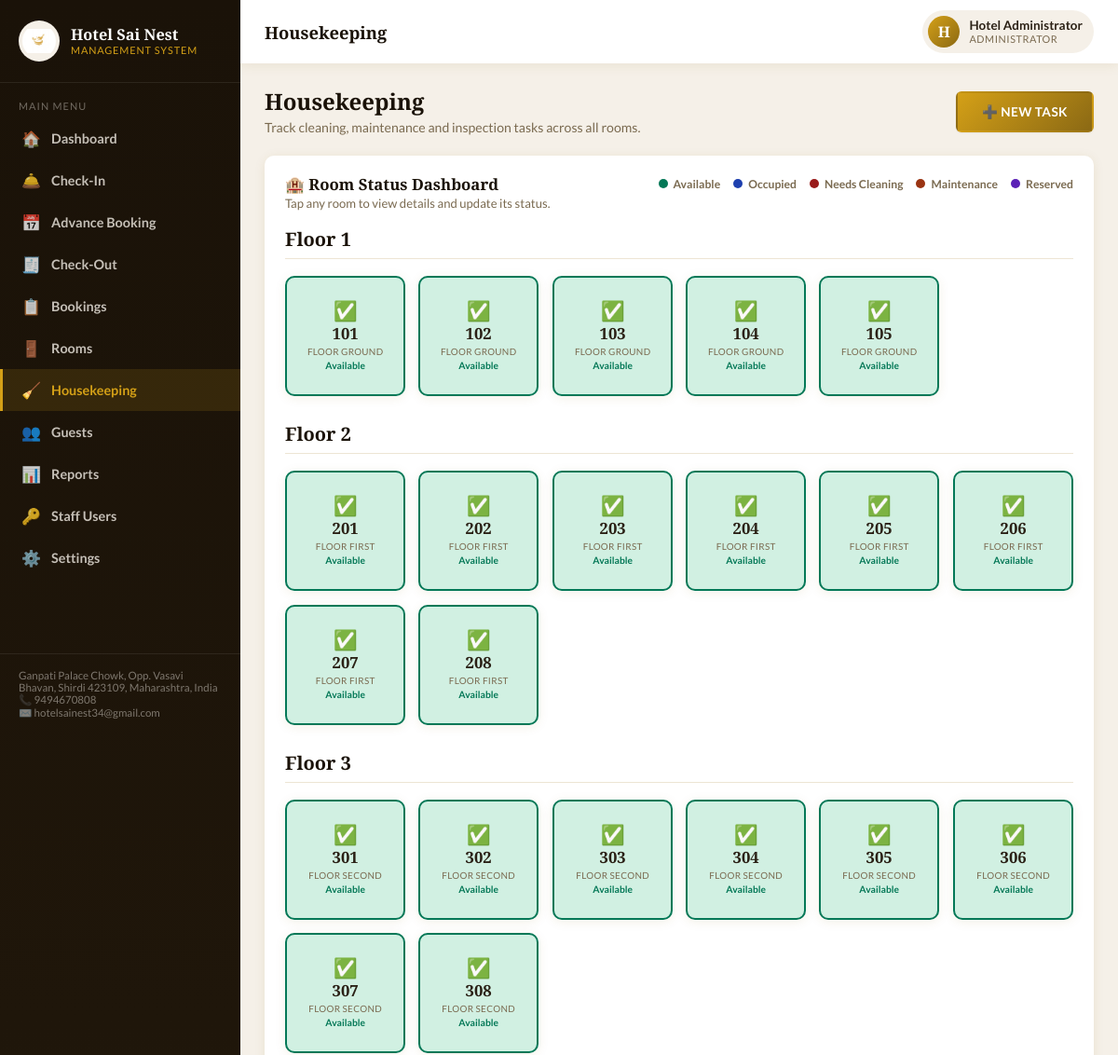
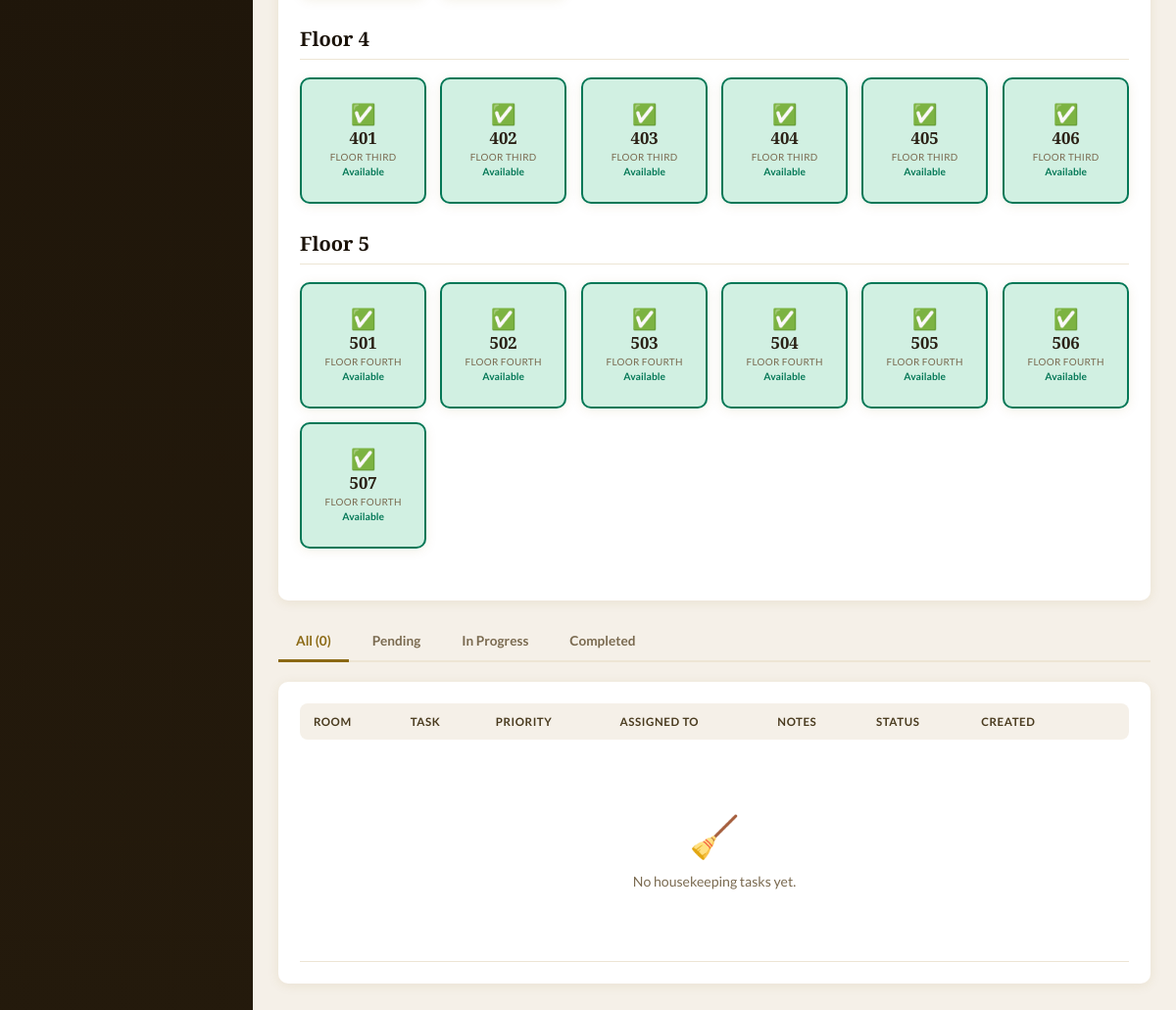
The app's page /housekeeping.php (signed in) with its own data (2 pictures, top to bottom).
### tables this page shows
CREATE TABLE IF NOT EXISTS `users` (
  `id` INT UNSIGNED NOT NULL AUTO_INCREMENT,
  `full_name` VARCHAR(120) NOT NULL,
  `username` VARCHAR(60) NOT NULL,
  `password_hash` VARCHAR(255) NOT NULL,
  `role` ENUM('admin','manager','frontdesk','housekeeping') NOT NULL DEFAULT 'frontdesk',
  `phone` VARCHAR(20) DEFAULT NULL,
  `status` ENUM('active','disabled') NOT NULL DEFAULT 'active',
  `last_login` DATETIME DEFAULT NULL,
  `created_at` DATETIME NOT NULL DEFAULT CURRENT_TIMESTAMP,
  PRIMARY KEY (`id`),
  UNIQUE KEY `uq_username` (`username`)
);

CREATE TABLE IF NOT EXISTS `rooms` (
  `id` INT UNSIGNED NOT NULL AUTO_INCREMENT,
  `room_number` VARCHAR(20) NOT NULL,
  `room_type_id` INT UNSIGNED NOT NULL,
  `floor` VARCHAR(20) DEFAULT NULL,
  `status` ENUM('available','occupied','dirty','maintenance','reserved') NOT NULL DEFAULT 'available',
  `notes` VARCHAR(255) DEFAULT NULL,
  `created_at` DATETIME NOT NULL DEFAULT CURRENT_TIMESTAMP,
  PRIMARY KEY (`id`),
  UNIQUE KEY `uq_room_number` (`room_number`),
  KEY `fk_room_type` (`room_type_id`),
  CONSTRAINT `fk_room_type` FOREIGN KEY (`room_type_id`) REFERENCES `room_types` (`id`)
);

### includes/db.php (called while the page is built, shortened)
<?php
function db(): PDO {
    static $pdo = null;
    if ($pdo === null) {
        try {
            $dsn = 'mysql:host=' . DB_HOST . ';dbname=' . DB_NAME . ';charset=' . DB_CHARSET;
            $pdo = new PDO($dsn, DB_USER, DB_PASS, [
                PDO::ATTR_ERRMODE            => PDO::ERRMODE_EXCEPTION,
                PDO::ATTR_DEFAULT_FETCH_MODE => PDO::FETCH_ASSOC,
                PDO::ATTR_EMULATE_PREPARES   => false,
            ]);
            $pdo->exec("SET time_zone = '+05:30'");
        } catch (PDOException $e) {
            if (APP_DEBUG) {
                die('Database connection failed: ' . $e->getMessage() .
                    '<br><br>Please check the credentials in <code>config/config.php</code> ' .
                    'and make sure you have imported <code>database.sql</code>.');
            }
            die('Database connection failed. Please contact the site administrator.');
        }
    }
    return $pdo;
}

### includes/functions.php (called while the page is built, shortened)
<?php
require_once __DIR__ . '/db.php';
function getSetting(string $key, string $default = ''): string {
    static $cache = null;
    if ($cache === null) {
        $cache = [];
        try {
            $stmt = db()->query("SELECT setting_key, setting_value FROM settings");
            foreach ($stmt->fetchAll() as $row) {
                $cache[$row['setting_key']] = $row['setting_value'];
            }
        } catch (PDOException $e) {
            $cache = [];
        }
    }
    return $cache[$key] ?? $default;
}
function e(?string $str): string {
    return htmlspecialchars($str ?? '', ENT_QUOTES, 'UTF-8');
}
function groupAndSortRooms(array $rooms): array {
    $grouped = [];
    foreach ($rooms as $room) {
        $roomNumber = $room['room_number'];
        $num = (int)preg_replace('/[^0-9]/', '', $roomNumber);
        $floor = $num >= 100 ? (int)($num / 100) : 1;
        $grouped[$floor][] = $room;
    }
    ksort($grouped);
    foreach ($grouped as $floor => &$floorRooms) {
        usort($floorRooms, function($a, $b) {
            $numA = (int)preg_replace('/[^0-9]/', '', $a['room_number']);
            $numB = (int)preg_replace('/[^0-9]/', '', $b['room_number']);
            return $numA <=> $numB;
        });
    }
    return $grouped;
}
    ?>
    <?php
function roleLabel(string $role): string {
    $map = [
        'admin'        => 'Administrator',
        'manager'      => 'Manager',
        'frontdesk'    => 'Front Desk',
        'housekeeping' => 'Housekeeping',
    ];
    return $map[$role] ?? ucfirst($role);
}

### includes/auth.php (called while the page is built, shortened)
<?php
require_once __DIR__ . '/functions.php';
function currentUser(): ?array {
    static $user = null;
    if ($user === null) {
        $stmt = db()->prepare("SELECT * FROM users WHERE id = :id LIMIT 1");
        $stmt->execute(['id' => $_SESSION['user_id']]);
        $user = $stmt->fetch() ?: null;
    }
    return $user;
}

### housekeeping.php (the view, shortened to what this page needs)
<?php
require_once __DIR__ . '/includes/auth.php';
$pageTitle = 'Housekeeping';
$activeNav = 'housekeeping';
$tasks = db()->query("
  SELECT h.*, r.room_number, u.full_name AS assigned_name
  FROM housekeeping_tasks h
  JOIN rooms r ON r.id = h.room_id
  LEFT JOIN users u ON u.id = h.assigned_to
  ORDER BY FIELD(h.status,'pending','in_progress','completed'), h.priority='urgent' DESC, h.created_at DESC
")->fetchAll();
$roomBoard = db()->query("
  SELECT r.id, r.room_number, r.floor, r.status, rt.name AS type_name,
         b.id AS booking_id, b.expected_checkout_date, b.checkin_datetime,
         g.full_name AS guest_name,
         (SELECT COUNT(*) FROM housekeeping_tasks ht WHERE ht.room_id = r.id AND ht.status != 'completed') AS open_tasks
  FROM rooms r
  JOIN room_types rt ON rt.id = r.room_type_id
  LEFT JOIN bookings b ON b.room_id = r.id AND b.status = 'checked_in'
  LEFT JOIN guests g ON g.id = b.primary_guest_id
  ORDER BY r.floor, r.room_number
")->fetchAll();
$roomStatusMeta = [
    'available'   => ['label' => 'Available',      'icon' => '✅', 'class' => 'st-available'],
    'occupied'    => ['label' => 'Occupied',        'icon' => '🛏️', 'class' => 'st-occupied'],
    'dirty'       => ['label' => 'Needs Cleaning',  'icon' => '🧹', 'class' => 'st-dirty'],
    'maintenance' => ['label' => 'Maintenance',     'icon' => '🔧', 'class' => 'st-maintenance'],
    'reserved'    => ['label' => 'Reserved',        'icon' => '📌', 'class' => 'st-reserved'],
];
require __DIR__ . '/includes/layout_top.php';
?>
<div class="page-header">
  <div>
    <h2>Housekeeping</h2>
    <div class="desc">Track cleaning, maintenance and inspection tasks across all rooms.</div>
  </div>
  <div class="page-actions">
    <button class="btn btn-gold" onclick="document.getElementById('taskModal').classList.add('open')">➕ New Task</button>
  </div>
</div>
<div class="card hk-board-card">
  <div class="card-head hk-board-head">
    <h3>🏨 Room Status Dashboard</h3>
    <div class="hk-legend">
      <span class="hk-legend-item"><i class="hk-dot st-available"></i> Available</span>
      <span class="hk-legend-item"><i class="hk-dot st-occupied"></i> Occupied</span>
      <span class="hk-legend-item"><i class="hk-dot st-dirty"></i> Needs Cleaning</span>
      <span class="hk-legend-item"><i class="hk-dot st-maintenance"></i> Maintenance</span>
      <span class="hk-legend-item"><i class="hk-dot st-reserved"></i> Reserved</span>
    </div>
  </div>
  <div class="hk-board-sub">Tap any room to view details and update its status.</div>
  <div class="hk-room-dashboard" id="hkRoomDashboard">
    <?php if (!$roomBoard): ?>
      <div class="empty-state"><div class="empty-icon">🚪</div>No rooms set up yet.</div>
    <?php else: ?>
      <?php
      $groupedRoomBoard = groupAndSortRooms($roomBoard);
      $boxIndex = 0;
      foreach ($groupedRoomBoard as $floor => $floorRooms):
      ?>
        <div class="floor-section">
          <div class="floor-header">
            <h3 class="floor-title">Floor <?= $floor ?></h3>
          </div>
          <div class="hk-room-grid floor-room-grid">
            <?php foreach ($floorRooms as $rb):
              $meta = $roomStatusMeta[$rb['status']] ?? $roomStatusMeta['available'];
            ?>
              <div class="hk-room-box <?= $meta['class'] ?>"
                   id="hkRoom-<?= $rb['id'] ?>"
                   style="--i:<?= $boxIndex++ ?>"
                   data-room-id="<?= $rb['id'] ?>"
                   data-room-number="<?= e($rb['room_number']) ?>"
                   data-status="<?= e($rb['status']) ?>"
                   data-type="<?= e($rb['type_name']) ?>"
                   data-floor="<?= e($rb['floor'] ?? '') ?>"
                   data-guest="<?= e($rb['guest_name'] ?? '') ?>"
                   data-checkout="<?= e($rb['expected_checkout_date'] ?? '') ?>"
                   data-open-tasks="<?= (int) $rb['open_tasks'] ?>"
                   onclick="hkOpenRoomModal(this)">
                <div class="hk-room-icon"><?= $meta['icon'] ?></div>
                <div class="hk-room-number"><?= e($rb['room_number']) ?></div>
                <div class="hk-room-floor"><?= e($rb['floor'] ? 'Floor ' . $rb['floor'] : $rb['type_name']) ?></div>
                <div class="hk-room-status-label"><?= e($meta['label']) ?></div>
              </div>
            <?php endforeach; ?>
          </div>
        </div>
      <?php endforeach; ?>
    <?php endif; ?>
  </div>
</div>
<div class="tabs no-print">
  <button class="tab-btn active" data-filter="all">All (<?= count($tasks) ?>)</button>
  <button class="tab-btn" data-filter="pending">Pending</button>
  <button class="tab-btn" data-filter="in_progress">In Progress</button>
  <button class="tab-btn" data-filter="completed">Completed</button>
</div>
<div class="card">
  <div class="table-wrap">
    <table class="data-table" id="taskTable">
      <thead><tr><th>Room</th><th>Task</th><th>Priority</th><th>Assigned To</th><th>Notes</th><th>Status</th><th>Created</th><th></th></tr></thead>
      <tbody>
      <?php if (!$tasks): ?>
        <tr><td colspan="8"><div class="empty-state"><div class="empty-icon">🧹</div>No housekeeping tasks yet.</div></td></tr>
      <?php endif; ?>
      </tbody>
    </table>
  </div>
</div>
<?php require __DIR__ . '/includes/layout_bottom.php'; ?>

### includes/layout_top.php (shortened to what this page needs)
<?php
$user = currentUser();
$hotelName = getSetting('hotel_name', 'Hotel Sai Nest');
$pageTitle = $pageTitle ?? 'Dashboard';
$activeNav = $activeNav ?? '';
$navItems = [
  'dashboard'    => ['icon' => '🏠', 'label' => 'Dashboard',    'href' => 'dashboard.php',    'roles' => ['admin','manager','frontdesk','housekeeping']],
  'checkin'      => ['icon' => '🛎️', 'label' => 'Check-In',     'href' => 'checkin.php',      'roles' => ['admin','manager','frontdesk']],
  'advance_booking' => ['icon' => '📅', 'label' => 'Advance Booking', 'href' => 'advance_booking.php', 'roles' => ['admin','manager','frontdesk']],
  'checkout'     => ['icon' => '🧾', 'label' => 'Check-Out',    'href' => 'checkout.php',     'roles' => ['admin','manager','frontdesk']],
  'bookings'     => ['icon' => '📋', 'label' => 'Bookings',     'href' => 'bookings.php',     'roles' => ['admin','manager','frontdesk']],
  'rooms'        => ['icon' => '🚪', 'label' => 'Rooms',        'href' => 'rooms.php',        'roles' => ['admin','manager','frontdesk','housekeeping']],
  'housekeeping' => ['icon' => '🧹', 'label' => 'Housekeeping', 'href' => 'housekeeping.php', 'roles' => ['admin','manager','frontdesk','housekeeping']],
  'guests'       => ['icon' => '👥', 'label' => 'Guests',       'href' => 'guests.php',       'roles' => ['admin','manager','frontdesk']],
  'reports'      => ['icon' => '📊', 'label' => 'Reports',      'href' => 'reports.php',      'roles' => ['admin','manager']],
  'users'        => ['icon' => '🔑', 'label' => 'Staff Users',  'href' => 'users.php',        'roles' => ['admin']],
  'settings'     => ['icon' => '⚙️', 'label' => 'Settings',     'href' => 'settings.php',     'roles' => ['admin']],
];
?><!DOCTYPE html>
<html lang="en">
<head>
<link rel="stylesheet" href="<?= BASE_URL ?>/assets/css/style.css">
</head>
<body>
<div class="app-shell">
  <aside class="sidebar" id="sidebar">
    <div class="sidebar-brand">
      <img src="<?= BASE_URL ?>/assets/images/logo.png" alt="<?= e($hotelName) ?> logo">
      <div>
        <div class="bname"><?= e($hotelName) ?></div>
        <div class="bsub">Management System</div>
      </div>
    </div>
    <nav class="sidebar-nav">
      <div class="nav-section-label">Main Menu</div>
      <?php foreach ($navItems as $key => $item):
        if (!in_array($_SESSION['role'] ?? '', $item['roles'], true)) continue; ?>
        <a href="<?= BASE_URL ?>/<?= $item['href'] ?>" class="<?= $activeNav === $key ? 'active' : '' ?>">
          <span class="ic"><?= $item['icon'] ?></span> <?= e($item['label']) ?>
        </a>
      <?php endforeach; ?>
    </nav>
    <div style="height:80px;"></div>
    <div class="sidebar-foot">
      <?= e(getSetting('hotel_address', '')) ?><br>
      📞 <?= e(getSetting('hotel_phone', '')) ?><br>
      ✉️ <?= e(getSetting('hotel_email', '')) ?>
    </div>
  </aside>
  <div class="main-area">
    <header class="topbar">
      <div style="display:flex;align-items:center;gap:14px;">
        <h1><?= e($pageTitle) ?></h1>
      </div>
      <div class="topbar-right">
        <div class="user-chip" onclick="document.getElementById('userMenu').classList.toggle('open')">
          <div class="avatar"><?= e(strtoupper(substr($user['full_name'] ?? 'U', 0, 1))) ?></div>
          <div>
            <div class="uname"><?= e($user['full_name'] ?? '') ?></div>
            <div class="urole"><?= e(roleLabel($user['role'] ?? '')) ?></div>
          </div>
        </div>
      </div>
    </header>
    <main class="content">

### records on screen
users: full_name "H", full_name "Hotel Administrator", role "ADMINISTRATOR"
rooms: status "✅", room_number "101", floor "FLOOR GROUND", status "Available"
rooms: status "✅", room_number "102", floor "FLOOR GROUND", status "Available"
rooms: status "✅", room_number "103", floor "FLOOR GROUND", status "Available"
rooms: status "✅", room_number "104", floor "FLOOR GROUND", status "Available"
rooms: status "✅", room_number "105", floor "FLOOR GROUND", status "Available"
rooms: status "✅", room_number "201", floor "FLOOR FIRST", status "Available"
rooms: status "✅", room_number "202", floor "FLOOR FIRST", status "Available"
rooms: status "✅", room_number "203", floor "FLOOR FIRST", status "Available"
rooms: status "✅", room_number "204", floor "FLOOR FIRST", status "Available"
rooms: status "✅", room_number "205", floor "FLOOR FIRST", status "Available"
rooms: status "✅", room_number "206", floor "FLOOR FIRST", status "Available"
rooms: status "✅", room_number "207", floor "FLOOR FIRST", status "Available"
rooms: status "✅", room_number "208", floor "FLOOR FIRST", status "Available"
rooms: status "✅", room_number "301", floor "FLOOR SECOND", status "Available"
rooms: status "✅", room_number "302", floor "FLOOR SECOND", status "Available"
rooms: status "✅", room_number "303", floor "FLOOR SECOND", status "Available"
rooms: status "✅", room_number "304", floor "FLOOR SECOND", status "Available"
rooms: status "✅", room_number "305", floor "FLOOR SECOND", status "Available"
rooms: status "✅", room_number "306", floor "FLOOR SECOND", status "Available"
rooms: status "✅", room_number "307", floor "FLOOR SECOND", status "Available"
rooms: status "✅", room_number "308", floor "FLOOR SECOND", status "Available"
rooms: room_number "4", status "✅", room_number "406", floor "FLOOR THIRD", status "Available"
rooms: status "✅", room_number "401", floor "FLOOR THIRD", status "Available"
rooms: status "✅", room_number "402", floor "FLOOR THIRD", status "Available"
rooms: status "✅", room_number "403", floor "FLOOR THIRD", status "Available"
rooms: status "✅", room_number "404", floor "FLOOR THIRD", status "Available"
rooms: status "✅", room_number "405", floor "FLOOR THIRD", status "Available"
rooms: status "✅", room_number "501", floor "FLOOR FOURTH", status "Available"
rooms: status "✅", room_number "502", floor "FLOOR FOURTH", status "Available"
rooms: status "✅", room_number "503", floor "FLOOR FOURTH", status "Available"
rooms: status "✅", room_number "504", floor "FLOOR FOURTH", status "Available"
rooms: status "✅", room_number "505", floor "FLOOR FOURTH", status "Available"
rooms: status "✅", room_number "506", floor "FLOOR FOURTH", status "Available"
rooms: status "✅", room_number "507", floor "FLOOR FOURTH", status "Available"

### other values on screen
$hotelName "Hotel Sai Nest"
$item['icon'] "🏠"
$item['label'] "Dashboard"
$item['icon'] "🛎️"
$item['label'] "Check-In"
$item['icon'] "📅"
$item['label'] "Advance Booking"
$item['icon'] "🧾"
$item['label'] "Check-Out"
$item['icon'] "📋"
$item['label'] "Bookings"
$item['icon'] "🚪"
$item['label'] "Rooms"
$item['icon'] "🧹"
$item['label'] "Housekeeping"
